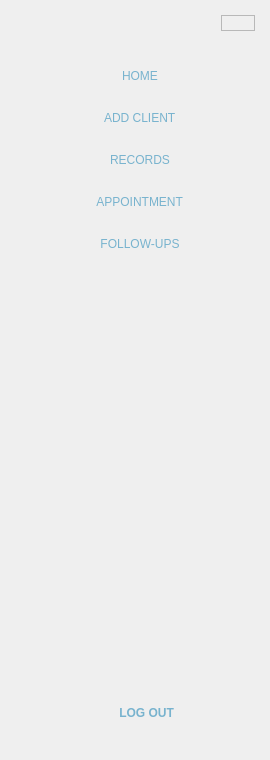
        <widget class="QFrame" name="sideNav">
         <property name="enabled">
          <bool>true</bool>
         </property>
         <property name="sizePolicy">
          <sizepolicy hsizetype="Preferred" vsizetype="Preferred">
           <horstretch>0</horstretch>
           <verstretch>0</verstretch>
          </sizepolicy>
         </property>
         <property name="styleSheet">
          <string notr="true">#sideNav{
	background-color:rgb(255, 255, 255);
	border:none;
    border-radius: 15px;

}</string>
         </property>
         <property name="frameShape">
          <enum>QFrame::NoFrame</enum>
         </property>
         <layout class="QVBoxLayout" name="verticalLayout_2">
          <property name="leftMargin">
           <number>15</number>
          </property>
          <property name="topMargin">
           <number>15</number>
          </property>
          <property name="rightMargin">
           <number>15</number>
          </property>
          <property name="bottomMargin">
           <number>29</number>
          </property>
          <item alignment="Qt::AlignRight">
           <widget class="QFrame" name="frame_50">
            <property name="frameShape">
             <enum>QFrame::StyledPanel</enum>
            </property>
            <property name="frameShadow">
             <enum>QFrame::Raised</enum>
            </property>
            <layout class="QHBoxLayout" name="horizontalLayout_76">
             <property name="spacing">
              <number>0</number>
             </property>
             <property name="leftMargin">
              <number>0</number>
             </property>
             <property name="topMargin">
              <number>0</number>
             </property>
             <property name="rightMargin">
              <number>0</number>
             </property>
             <property name="bottomMargin">
              <number>0</number>
             </property>
             <item>
              <widget class="QPushButton" name="fullNavBtn">
               <property name="styleSheet">
                <string notr="true">border:none;</string>
               </property>
               <property name="text">
                <string/>
               </property>
               <property name="icon">
                <iconset resource="../resource.qrc">
                 <normaloff>:/Icons/Icons/hideNav.png</normaloff>:/Icons/Icons/hideNav.png</iconset>
               </property>
               <property name="iconSize">
                <size>
                 <width>25</width>
                 <height>25</height>
                </size>
               </property>
               <property name="checkable">
                <bool>true</bool>
               </property>
               <property name="checked">
                <bool>false</bool>
               </property>
               <property name="autoRepeat">
                <bool>false</bool>
               </property>
              </widget>
             </item>
            </layout>
           </widget>
          </item>
          <item alignment="Qt::AlignHCenter">
           <widget class="QLabel" name="PetmateLogo">
            <property name="sizePolicy">
             <sizepolicy hsizetype="Expanding" vsizetype="Expanding">
              <horstretch>0</horstretch>
              <verstretch>0</verstretch>
             </sizepolicy>
            </property>
            <property name="maximumSize">
             <size>
              <width>212</width>
              <height>81</height>
             </size>
            </property>
            <property name="text">
             <string/>
            </property>
            <property name="pixmap">
             <pixmap resource="../resource.qrc">:/images/image/petmateLogo.png</pixmap>
            </property>
            <property name="scaledContents">
             <bool>true</bool>
            </property>
           </widget>
          </item>
          <item alignment="Qt::AlignHCenter">
           <widget class="QFrame" name="Buttons">
            <property name="sizePolicy">
             <sizepolicy hsizetype="Expanding" vsizetype="Expanding">
              <horstretch>0</horstretch>
              <verstretch>0</verstretch>
             </sizepolicy>
            </property>
            <property name="styleSheet">
             <string notr="true">QToolButton{
	border:none;
	background-color:transparent;
	font-family:&quot;Montserrat Black&quot;;
	font-weight:87;
	color:#78B3CE;
	border-radius:15px;
	padding:10;
}
QToolButton:hover{
	background-color: rgb(255, 241, 206);

}

QToolButton:checked{
    background-color:rgb(252, 213, 151);   /* Active bg color */
	border-radius:15px;
    color: #78B3CE;    
}</string>
            </property>
            <property name="frameShape">
             <enum>QFrame::NoFrame</enum>
            </property>
            <layout class="QVBoxLayout" name="verticalLayout">
             <property name="spacing">
              <number>5</number>
             </property>
             <property name="leftMargin">
              <number>0</number>
             </property>
             <property name="topMargin">
              <number>0</number>
             </property>
             <property name="rightMargin">
              <number>0</number>
             </property>
             <property name="bottomMargin">
              <number>0</number>
             </property>
             <item>
              <widget class="QToolButton" name="homeBtn">
               <property name="sizePolicy">
                <sizepolicy hsizetype="Expanding" vsizetype="Expanding">
                 <horstretch>0</horstretch>
                 <verstretch>0</verstretch>
                </sizepolicy>
               </property>
               <property name="maximumSize">
                <size>
                 <width>16777215</width>
                 <height>70</height>
                </size>
               </property>
               <property name="cursor">
                <cursorShape>PointingHandCursor</cursorShape>
               </property>
               <property name="autoFillBackground">
                <bool>false</bool>
               </property>
               <property name="styleSheet">
                <string notr="true"/>
               </property>
               <property name="text">
                <string>   HOME</string>
               </property>
               <property name="icon">
                <iconset resource="../resource.qrc">
                 <normaloff>:/Icons/Icons/home.png</normaloff>:/Icons/Icons/home.png</iconset>
               </property>
               <property name="iconSize">
                <size>
                 <width>40</width>
                 <height>40</height>
                </size>
               </property>
               <property name="popupMode">
                <enum>QToolButton::DelayedPopup</enum>
               </property>
               <property name="toolButtonStyle">
                <enum>Qt::ToolButtonTextBesideIcon</enum>
               </property>
               <property name="autoRaise">
                <bool>false</bool>
               </property>
               <property name="arrowType">
                <enum>Qt::NoArrow</enum>
               </property>
              </widget>
             </item>
             <item>
              <widget class="QToolButton" name="addPatientBtn">
               <property name="sizePolicy">
                <sizepolicy hsizetype="Expanding" vsizetype="Expanding">
                 <horstretch>0</horstretch>
                 <verstretch>0</verstretch>
                </sizepolicy>
               </property>
               <property name="maximumSize">
                <size>
                 <width>16777215</width>
                 <height>70</height>
                </size>
               </property>
               <property name="cursor">
                <cursorShape>PointingHandCursor</cursorShape>
               </property>
               <property name="autoFillBackground">
                <bool>false</bool>
               </property>
               <property name="styleSheet">
                <string notr="true"/>
               </property>
               <property name="text">
                <string>   ADD CLIENT</string>
               </property>
               <property name="icon">
                <iconset resource="../resource.qrc">
                 <normaloff>:/Icons/Icons/addPatient.png</normaloff>:/Icons/Icons/addPatient.png</iconset>
               </property>
               <property name="iconSize">
                <size>
                 <width>40</width>
                 <height>40</height>
                </size>
               </property>
               <property name="popupMode">
                <enum>QToolButton::DelayedPopup</enum>
               </property>
               <property name="toolButtonStyle">
                <enum>Qt::ToolButtonTextBesideIcon</enum>
               </property>
               <property name="autoRaise">
                <bool>false</bool>
               </property>
               <property name="arrowType">
                <enum>Qt::NoArrow</enum>
               </property>
              </widget>
             </item>
             <item>
              <widget class="QToolButton" name="petRecordsBtn">
               <property name="sizePolicy">
                <sizepolicy hsizetype="Expanding" vsizetype="Expanding">
                 <horstretch>0</horstretch>
                 <verstretch>0</verstretch>
                </sizepolicy>
               </property>
               <property name="maximumSize">
                <size>
                 <width>16777215</width>
                 <height>70</height>
                </size>
               </property>
               <property name="cursor">
                <cursorShape>PointingHandCursor</cursorShape>
               </property>
               <property name="autoFillBackground">
                <bool>false</bool>
               </property>
               <property name="styleSheet">
                <string notr="true"/>
               </property>
               <property name="text">
                <string>   RECORDS</string>
               </property>
               <property name="icon">
                <iconset resource="../resource.qrc">
                 <normaloff>:/Icons/Icons/Records.png</normaloff>:/Icons/Icons/Records.png</iconset>
               </property>
               <property name="iconSize">
                <size>
                 <width>40</width>
                 <height>40</height>
                </size>
               </property>
               <property name="popupMode">
                <enum>QToolButton::DelayedPopup</enum>
               </property>
               <property name="toolButtonStyle">
                <enum>Qt::ToolButtonTextBesideIcon</enum>
               </property>
               <property name="autoRaise">
                <bool>false</bool>
               </property>
               <property name="arrowType">
                <enum>Qt::NoArrow</enum>
               </property>
              </widget>
             </item>
             <item>
              <widget class="QToolButton" name="appointmentBtn">
               <property name="sizePolicy">
                <sizepolicy hsizetype="Expanding" vsizetype="Expanding">
                 <horstretch>0</horstretch>
                 <verstretch>0</verstretch>
                </sizepolicy>
               </property>
               <property name="maximumSize">
                <size>
                 <width>16777215</width>
                 <height>70</height>
                </size>
               </property>
               <property name="cursor">
                <cursorShape>PointingHandCursor</cursorShape>
               </property>
               <property name="autoFillBackground">
                <bool>false</bool>
               </property>
               <property name="styleSheet">
                <string notr="true"/>
               </property>
               <property name="text">
                <string>   APPOINTMENT</string>
               </property>
               <property name="icon">
                <iconset resource="../resource.qrc">
                 <normaloff>:/Icons/Icons/AddAppointment.png</normaloff>:/Icons/Icons/AddAppointment.png</iconset>
               </property>
               <property name="iconSize">
                <size>
                 <width>40</width>
                 <height>40</height>
                </size>
               </property>
               <property name="popupMode">
                <enum>QToolButton::DelayedPopup</enum>
               </property>
               <property name="toolButtonStyle">
                <enum>Qt::ToolButtonTextBesideIcon</enum>
               </property>
               <property name="autoRaise">
                <bool>false</bool>
               </property>
               <property name="arrowType">
                <enum>Qt::NoArrow</enum>
               </property>
              </widget>
             </item>
             <item>
              <widget class="QToolButton" name="schedVaxBtn">
               <property name="sizePolicy">
                <sizepolicy hsizetype="Expanding" vsizetype="Expanding">
                 <horstretch>0</horstretch>
                 <verstretch>0</verstretch>
                </sizepolicy>
               </property>
               <property name="maximumSize">
                <size>
                 <width>16777215</width>
                 <height>70</height>
                </size>
               </property>
               <property name="cursor">
                <cursorShape>PointingHandCursor</cursorShape>
               </property>
               <property name="autoFillBackground">
                <bool>false</bool>
               </property>
               <property name="styleSheet">
                <string notr="true"/>
               </property>
               <property name="text">
                <string>   FOLLOW-UPS</string>
               </property>
               <property name="icon">
                <iconset resource="../resource.qrc">
                 <normaloff>:/Icons/Icons/schedVax.png</normaloff>:/Icons/Icons/schedVax.png</iconset>
               </property>
               <property name="iconSize">
                <size>
                 <width>40</width>
                 <height>40</height>
                </size>
               </property>
               <property name="popupMode">
                <enum>QToolButton::DelayedPopup</enum>
               </property>
               <property name="toolButtonStyle">
                <enum>Qt::ToolButtonTextBesideIcon</enum>
               </property>
               <property name="autoRaise">
                <bool>false</bool>
               </property>
               <property name="arrowType">
                <enum>Qt::NoArrow</enum>
               </property>
              </widget>
             </item>
            </layout>
           </widget>
          </item>
          <item>
           <spacer name="verticalSpacer_15">
            <property name="orientation">
             <enum>Qt::Vertical</enum>
            </property>
            <property name="sizeType">
             <enum>QSizePolicy::Maximum</enum>
            </property>
            <property name="sizeHint" stdset="0">
             <size>
              <width>20</width>
              <height>200</height>
             </size>
            </property>
           </spacer>
          </item>
          <item alignment="Qt::AlignHCenter">
           <widget class="QLabel" name="label">
            <property name="sizePolicy">
             <sizepolicy hsizetype="Expanding" vsizetype="Expanding">
              <horstretch>0</horstretch>
              <verstretch>0</verstretch>
             </sizepolicy>
            </property>
            <property name="minimumSize">
             <size>
              <width>220</width>
              <height>220</height>
             </size>
            </property>
            <property name="maximumSize">
             <size>
              <width>220</width>
              <height>220</height>
             </size>
            </property>
            <property name="styleSheet">
             <string notr="true">QLabel{
	margin-bottom:47pc;

}</string>
            </property>
            <property name="text">
             <string/>
            </property>
            <property name="pixmap">
             <pixmap resource="../resource.qrc">:/images/image/navImg.png</pixmap>
            </property>
            <property name="scaledContents">
             <bool>true</bool>
            </property>
           </widget>
          </item>
          <item alignment="Qt::AlignHCenter">
           <widget class="QToolButton" name="toolButton">
            <property name="minimumSize">
             <size>
              <width>240</width>
              <height>0</height>
             </size>
            </property>
            <property name="cursor">
             <cursorShape>PointingHandCursor</cursorShape>
            </property>
            <property name="styleSheet">
             <string notr="true">QToolButton{
	border:none;
	background-color:transparent;
	font: 87 12pt &quot;Montserrat Black&quot;;
	font-weight:bold;
	color:#78B3CE;
	border-radius:15px;
	padding:10;
}
QToolButton:hover{
	background-color: rgb(255, 241, 206);

}</string>
            </property>
            <property name="text">
             <string notr="true">       LOG OUT</string>
            </property>
            <property name="icon">
             <iconset resource="../resource.qrc">
              <normaloff>:/Icons/Icons/logOutIcon.png</normaloff>:/Icons/Icons/logOutIcon.png</iconset>
            </property>
            <property name="iconSize">
             <size>
              <width>30</width>
              <height>30</height>
             </size>
            </property>
            <property name="toolButtonStyle">
             <enum>Qt::ToolButtonTextBesideIcon</enum>
            </property>
           </widget>
          </item>
         </layout>
        </widget>
